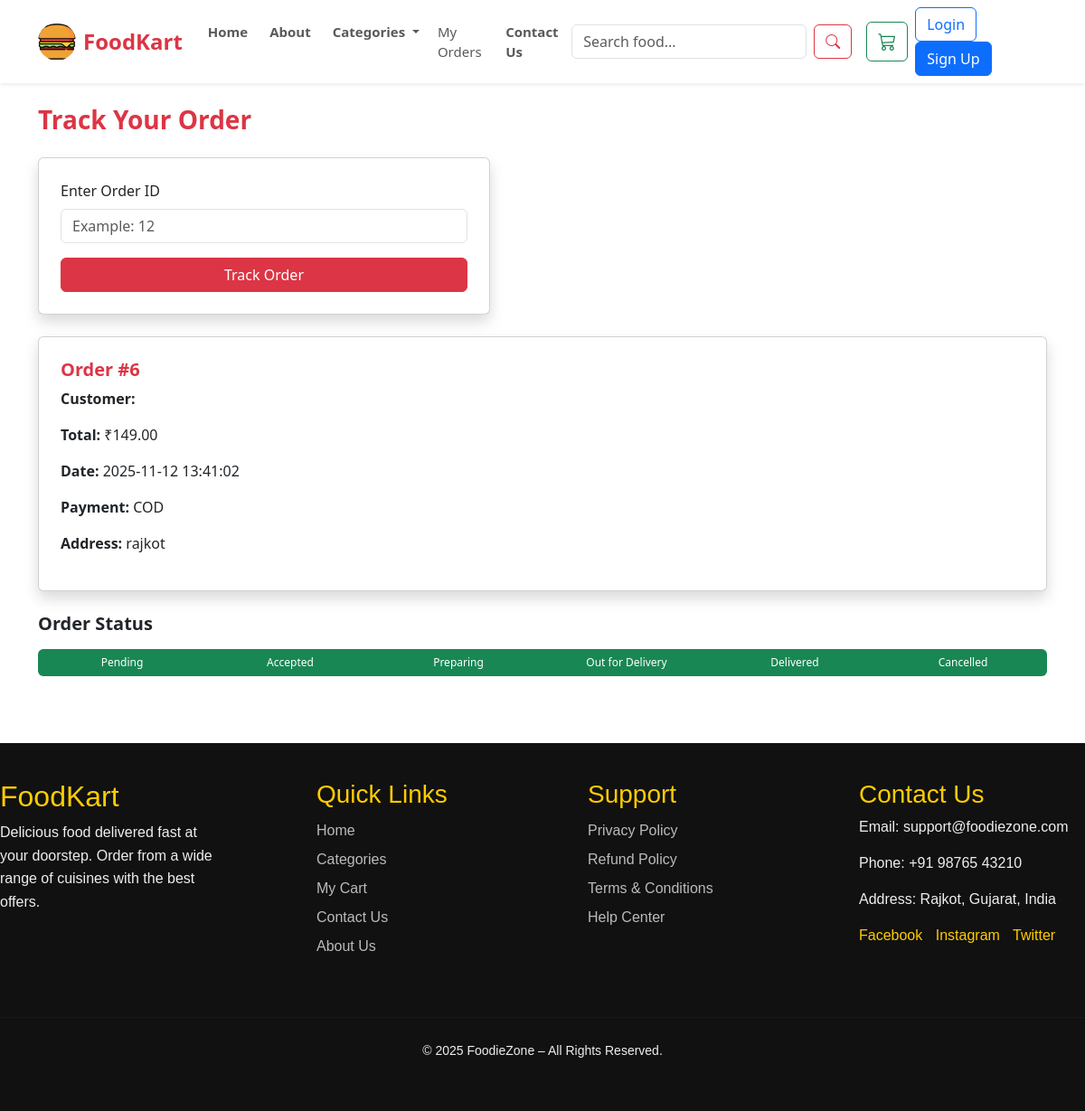
Page /public/track_order.php?id=6 on the committed database.
### tables this page shows
CREATE TABLE `orders` (
  `id` int(11) NOT NULL,
  `customer_name` varchar(100) DEFAULT NULL,
  `email` varchar(100) DEFAULT NULL,
  `phone` varchar(15) DEFAULT NULL,
  `user_id` int(11) DEFAULT NULL,
  `total_amount` decimal(10,2) DEFAULT NULL,
  `status` enum('Pending','Accepted','Preparing','Out for Delivery','Delivered','Cancelled') DEFAULT 'Pending',
  `address` varchar(255) DEFAULT NULL,
  `payment_method` enum('COD','Online') DEFAULT 'COD',
  `payment_status` enum('Pending','Paid','Failed','Cancelled') DEFAULT 'Pending',
  `cashfree_order_id` varchar(255) DEFAULT NULL,
  `payment_session_id` varchar(255) DEFAULT NULL,
  `items` text DEFAULT NULL,
  `created_at` timestamp NOT NULL DEFAULT current_timestamp()
);

### public/track_order.php (the view, shortened to what this page needs)
<?php
include('layout.php');
$order = null;
if (isset($_GET['id'])) {
    $order_id = intval($_GET['id']);
    $result = $conn->query("SELECT * FROM orders WHERE id = $order_id");
    if ($result->num_rows > 0) {
        $order = $result->fetch_assoc();
    }
}
?>
<h3 class="fw-bold text-danger mb-4">Track Your Order</h3>
<form method="GET" class="card shadow p-4 mb-4" style="max-width:500px;">
    <label class="form-label">Enter Order ID</label>
    <input type="number" name="id" class="form-control" placeholder="Example: 12" required>
    <button class="btn btn-danger mt-3 w-100">Track Order</button>
</form>
<?php if ($order): ?>
    <div class="card shadow p-4 mb-4">
        <h5 class="fw-bold text-danger">Order #<?php echo $order['id']; ?></h5>
        <p><strong>Customer:</strong> <?php echo $order['customer_name']; ?></p>
        <p><strong>Total:</strong> ₹<?php echo $order['total_amount']; ?></p>
        <p><strong>Date:</strong> <?php echo $order['created_at']; ?></p>
        <p><strong>Payment:</strong> <?php echo $order['payment_method']; ?></p>
        <p><strong>Address:</strong> <?php echo $order['address']; ?></p>
    </div>
    <h5 class="fw-bold mb-3">Order Status</h5>
    <?php
    $stages = ['Pending', 'Accepted', 'Preparing', 'Out for Delivery', 'Delivered', 'Cancelled'];
    $current_stage = array_search($order['status'], $stages);
    ?>
    <div class="progress" style="height:30px;">
        <?php foreach ($stages as $index => $stage): ?>
            <div class="progress-bar
                <?php echo ($index <= $current_stage) ? 'bg-success' : 'bg-secondary'; ?>"
                style="width: <?php echo 100 / count($stages); ?>%;">
                <?php echo $stage; ?>
            </div>
        <?php endforeach; ?>
    </div>
<?php elseif (isset($_GET['id'])): ?>
    <div class="alert alert-danger mt-4">Order not found!</div>
<?php endif; ?>

### public/layout.php (style rules this page uses)
html, body { height: 100%; }
body { display: flex; flex-direction: column; }

### rows in the picture
orders: id "6", total_amount "149.00", created_at "2025-11-12 13:41:02", payment_method "COD", address "rajkot"

### other values in the picture
$stage "Pending"
$stage "Accepted"
$stage "Preparing"
$stage "Out for Delivery"
$stage "Delivered"
$stage "Cancelled"
